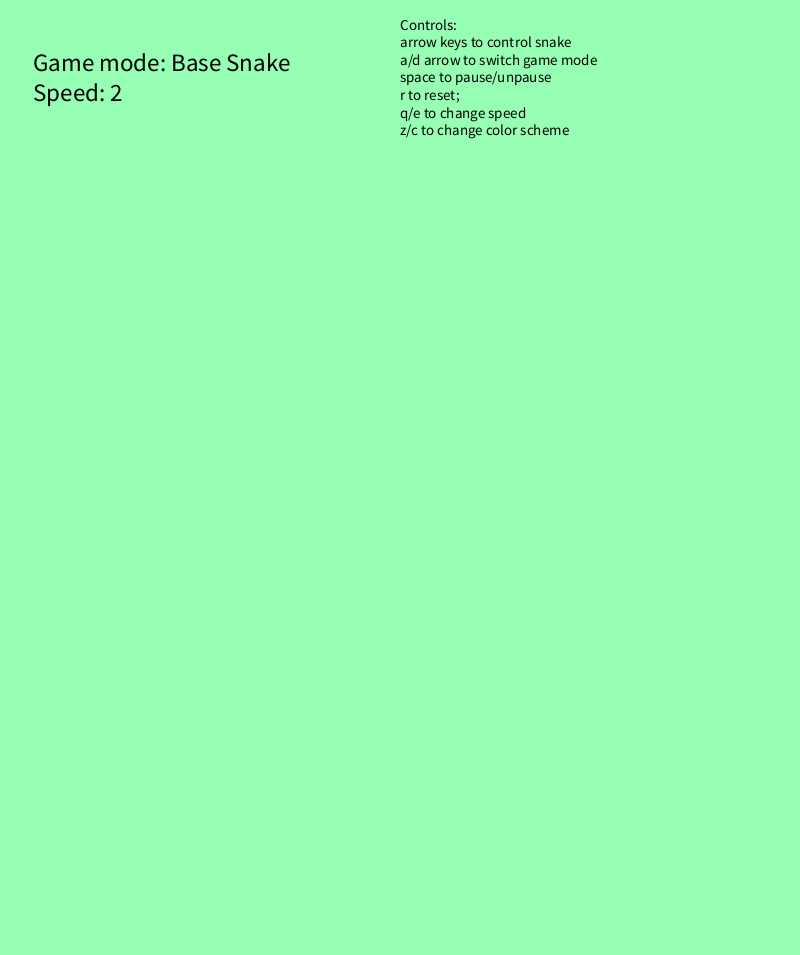
Frame 1 (no input)
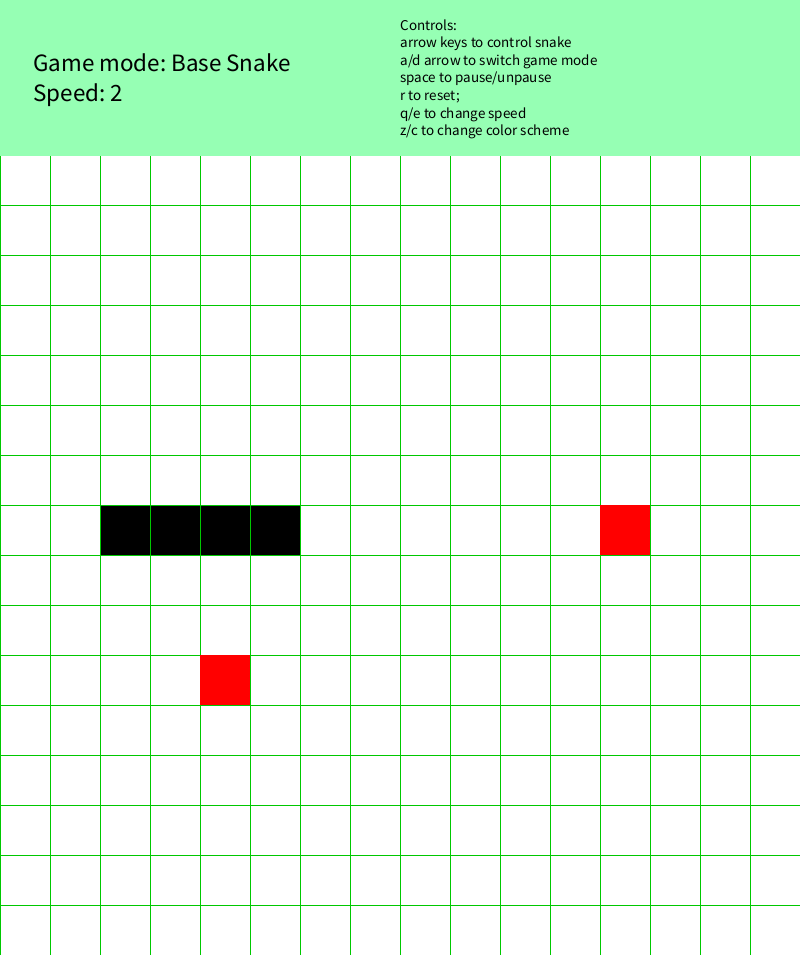
Frame 60 (the mouse pressed at the canvas centre just before this capture)
Frame 120 (the mouse held since frame 60 and released just before this capture): identical to frame 60, image omitted

The Processing sketch that drew these frames (run headless with seeded random() and noise(); from frame 60 on, the mouse is pressed at the canvas centre):

// Processing sketch: snakeGame
// ── snakeGame.pde
//State variables
int GRASS=0;
int SNAKE=1;
int HEAD=2;
int APPLE=3;

//color variables
color[][] colors={{#000000, #FFFFFF, color(150, 255, 180)}, {color(50, 70, 10), color(170, 150, 180), color(240, 250, 180)}, {color(70, 10, 50), color(150, 180, 110), color(180, 240, 250)}, {color(100, 10, 10), color(100, 255, 150), color(250, 200, 250)}, {color(10, 10, 100), color(255, 50, 50), color(210, 225, 255)}}; //array of color schemes; each sub array is ALIVECOLOR, DEADCOLOR, INFOAREACOLOR
int colorScheme=0;

//setup variables
int NUM_ROWS = 16;
int ROW_LENGTH = 16;

//gamemode variables and gameplay variables
int curDir;//current direction
int BASE=0;
int numModes=0;

// other driver variables
boolean play;
int gameMode;
int maxSpeed = 3;
Grid grd;
Apple apple; // Add the Apple object
int sz;
int speed;
int infoHeight = 155;
boolean gameOver;
int maxTimer = 4;


void settings() {
  int gWidth=((displayHeight-infoHeight-250+ROW_LENGTH/2)/ROW_LENGTH)*ROW_LENGTH;
  size(gWidth, gWidth+infoHeight);
}

void setup() {
  frameRate(60);
  speed=2;
  background(colors[colorScheme][2]);
  textAlign(CENTER, CENTER);
  play = false;
  gameOver=false;
  curDir=RIGHT;
  gameMode=BASE;


  grd = new Grid(NUM_ROWS, ROW_LENGTH);
  apple = new Apple(); // Create the Apple object


  sz=grd.sz;

  grd.grd[7][5].head=true;
  grd.grd[7][5].state=HEAD;
  grd.grd[7][5].timer=4;
  grd.grd[7][4].state=SNAKE;
  grd.grd[7][4].timer=3;
  grd.grd[7][3].state=SNAKE;
  grd.grd[7][3].timer=2;
  grd.grd[7][2].state=SNAKE;
  grd.grd[7][2].timer=1;
  grd.grd[7][12].state=APPLE;
  grd.grd[7][12].timer=1;
}//setup

void draw() {
  runGame();
  displayInfo();
}//draw

void keyPressed() {
  if (key==' ') {
    play=!play;
  }
  if (key=='r') {
    play=false;
    grd = new Grid(NUM_ROWS, ROW_LENGTH);
    gameOver=false;
    curDir=RIGHT;
  grd.grd[7][5].head=true;
  grd.grd[7][5].state=HEAD;
  grd.grd[7][5].timer=4;
  grd.grd[7][4].state=SNAKE;
  grd.grd[7][4].timer=3;
  grd.grd[7][3].state=SNAKE;
  grd.grd[7][3].timer=2;
  grd.grd[7][2].state=SNAKE;
  grd.grd[7][2].timer=1;
  grd.grd[7][12].state=APPLE;
  grd.grd[7][12].timer=1;
  }
  if (keyCode==UP) {
    if (play && curDir != DOWN) {
      curDir=UP;
    }
  }
  if (keyCode==DOWN) {
    if (play && curDir != UP) {
      curDir=DOWN;
    }
  }
  if (keyCode==RIGHT) {
    if (play && curDir != LEFT) {
      curDir=RIGHT;
    }
  }
  if (keyCode==LEFT) {
    if (play && curDir != RIGHT) {
      curDir=LEFT;
    }
  }
  if (key=='c') {
    if (colorScheme<colors.length-1) {
      colorScheme++;
    }
  }
  if (key=='z') {
    if (colorScheme>0) {
      colorScheme--;
    }
  }
  //if (play != true) {
    if (key=='d') {
      if (gameMode<numModes) {
        gameMode++;
      }
    }
    if (key=='a') {
      if (gameMode>0) {
        gameMode--;
      }
    }
    if (key=='e') {
      if (speed<maxSpeed) {
        speed++;
      }
    }
    if (key=='q') {
      if (speed>1) {
        speed--;
      }
    }
  //}
}//keyPressed

String mode(int mode) {
  if (mode==BASE) {
    return "Base Snake";
  }
  return "PROGRAM ERROR: RESTART SIMULATION";//this line should never be reached, but the function needs a backup return statement in case none of the if statements can be reached
}
void runGame() {
  if (gameOver) {
    noStroke();
    textSize(50);
    textAlign(CENTER);
    text("Game Over", width/2, (height+infoHeight)/2);
    textSize(20);
    text("Press 'r' to restart", width/2, (height+infoHeight)/2+30);
  }
  else {
    if (frameCount%(5*(4-speed))==0) {
      grd.displayAll();
      if (play) {
        int[] headCord = grd.nextHead(); // Get the next head position
        if (apple.isEaten(headCord[0], headCord[1])) {
          maxTimer++; // Grow the snake
          apple.placeApple(); // Place a new apple
        }
        grd.playSim();
      }
    }
  }
}
void displayInfo() {
  fill(colors[colorScheme][2]);
  stroke(colors[colorScheme][2]);
  rect(0, 0, width, infoHeight);
  fill(0);
  textSize(infoHeight/6);
  textAlign(LEFT, CENTER);
  text("Game mode: "+mode(gameMode)+"\nSpeed: "+speed, width/24, infoHeight/2); // display current game mode and speed
  textSize(infoHeight/10);
  //textAlign(CENTER,CENTER);
  text("Controls:\narrow keys to control snake\na/d arrow to switch game mode\nspace to pause/unpause\nr to reset;\nq/e to change speed\nz/c to change color scheme", width/2, infoHeight/2);
}

// ── Apple.pde
class Apple {
  int row;
  int col;

  // Constructor
  Apple() {
    placeApple(); 
  }

  void placeApple() {
    do {
      row = int(random(NUM_ROWS));  // Random row
      col = int(random(ROW_LENGTH));  // Random column
    } while (grd.grd[row][col].state != GRASS); // Ensure the cell is empty
    grd.grd[row][col].state = APPLE; // Mark the cell as APPLE
  }

  // Check if the apple is eaten by the snake's head
  boolean isEaten(int headRow, int headCol) {
    return (row == headRow && col == headCol);
  }
}

// ── Cell.pde
class Cell {

  //display related fields
  int size;
  PVector corner; //top left corner
  boolean head;

  //current state and next state
  int state;
  int nextState;
  int x;
  int y;
  
  int timer=0;


  Cell(int _x, int _y, int sz, int st, int sx, int sy) {
    corner = new PVector(_x, _y);
    size = sz;
    state = st;
    x=sx;
    y=sy;
  }

  void display() {
    //set fill color based on state and current color scheme
    if (state == GRASS) {
      fill(colors[colorScheme][1]);
      stroke(0, 200, 0);
    } else if (state == SNAKE) {
      fill(0, 0, 200);
      fill(colors[colorScheme][0]);
    } else if (state==HEAD) {
      fill(0, 0, 150);
      fill(colors[colorScheme][0]);
    }else if (state == APPLE) {
      fill(255, 0, 0);
      stroke(255, 0, 0);
    }
    square(corner.x, corner.y, size);
  }

  //calculate next state

  void updateNextState() { //<>//
    if (gameMode==BASE) {
    int[] headcord=grd.nextHead();
    if (headcord[0]<0||headcord[0]>NUM_ROWS-1||headcord[1]<0||headcord[1]>ROW_LENGTH-1) {
      gameOver = true;
    }
    if (state==SNAKE) {
      if (y==headcord[0]&&x==headcord[1]) {
        gameOver = true;
      }
    }
    if (state==GRASS) {
      if (y==headcord[0]&&x==headcord[1]) {
        nextState=HEAD;
        head=true;
        timer=maxTimer;
      }
    } else if (state==HEAD) {
      head=false;
      nextState=SNAKE;
      timer--;
    } else if (state==APPLE) {
      if (y==headcord[0]&&x==headcord[1]) {
        grd.addTimer();
        nextState=HEAD;
        head=true;
        maxTimer++;
        timer=maxTimer;
      } else {
      nextState=APPLE;
      }
      
    } else if (state==SNAKE) {
      timer--;
      if (timer==0) {
        nextState=GRASS;
      }
    }
    }
  }//updateState

  void changeState() {
    state = nextState;
  }//changeState
}//Cell class

// ── Grid.pde
class Grid {

  Cell[][] grd;
  int sz; //size

  Grid (int numRows, int numCols) {
    grd= new Cell[numRows][numCols];
    sz=width/numCols;
    createGrid();
  }//constructor

  void createGrid () {
    for (int r=0; r<grd.length; r++) {
      for (int c=0; c<grd[r].length; c++) {
          grd[r][c]=new Cell(sz*c, sz*r+infoHeight, sz, GRASS, c, r);
      }
    }
  }// instantiate grd with Cells

  void displayAll () {
    for (int r=0; r<grd.length; r++) {
      for (int c=0; c<grd[r].length; c++) {
        grd[r][c].display();
      }
    }
  }// display() all Cells in grd

  int[] nextHead() {
    int[] nhead=new int[2];
    for (int r=0; r<grd.length; r++) {
      for (int c=0; c<grd[r].length; c++) {
        if(grd[r][c].state==HEAD) {
          
          if (curDir==UP) {
            nhead[0]=r-1;
            nhead[1]=c;
          }
          if (curDir==DOWN) {
            nhead[0]=r+1;
            nhead[1]=c;
          }
          if (curDir==LEFT) {
            nhead[0]=r;
            nhead[1]=c-1;
          }
          if (curDir==RIGHT) {
            nhead[0]=r;
            nhead[1]=c+1;
          }
          
    return nhead;
        }
      }
    }
    return nhead;
  }// 
  void playSim() {
    for (int r=0; r<grd.length; r++) {
      for (int c=0; c<grd[r].length; c++) {
        grd[r][c].updateNextState();
      }
    }
    updateStates();
  }// update next state for all with Life logic, then update state
  void addTimer() {
    for (int r=0; r<grd.length; r++) {
      for (int c=0; c<grd[r].length; c++) {
        if (grd[r][c].state==SNAKE) {
        grd[r][c].timer++;
        }
      }
    }
  }
  void updateStates() {
    for (int r=0; r<grd.length; r++) {
      for (int c=0; c<grd[r].length; c++) {
        grd[r][c].changeState();
      }
    }
  }// update state from next state
}//class Grid
